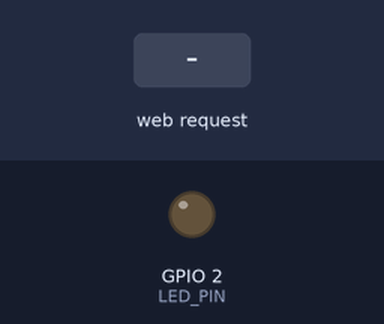
Simulated run of this sketch. Board: ESP32. Parts: output pins drawn as LEDs (lit = HIGH). The inputs (shaded band) are chosen by the test bench. WiFi joins after 1.5 s; servers stay silent unless stated; what the sketch prints to the serial monitor is not drawn.

Above: at 2.7 s.
2.8 s: HTTP request GET /on received
At 3.7 s:
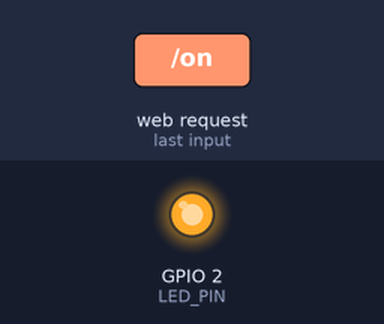
4.3 s: HTTP request GET /set?value=120 received
At 4.8 s:
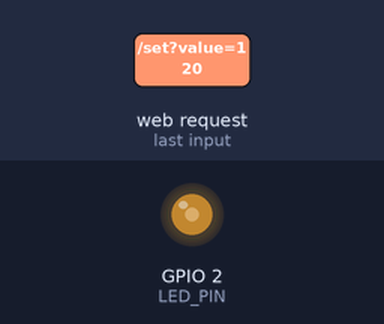
5.8 s: HTTP request GET /on?value=1 received
At 7.1 s:
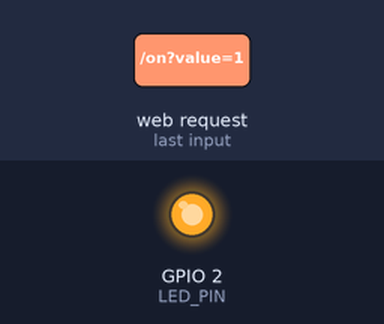
Timing chart, 0 to 8.8 s (numbered marks = the images above; inputs shaded):
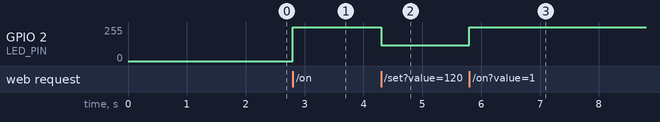

The sketch:

sketch_jul1d.ino
```cpp
#include <WiFi.h>
#include <WebServer.h>

// ======== WiFi 配置 ========
const char* ssid = "iqoo";
const char* password = "wangziyin";

// ======== LED 引脚 ========
const int LED_PIN = 2;   // GPIO2（板载 LED）

// ======== PWM 参数（ESP32 3.x） ========
#define PWM_FREQ  5000
#define PWM_RES   8

// ======== Web 服务器 ========
WebServer server(80);

// ======== 生成 HTML 页面 ========
String makePage() {
  int currentDuty = ledcRead(LED_PIN);   // 读取当前占空比

  String html = R"rawliteral(
<!DOCTYPE html>
<html lang="zh-CN">
<head>
  <meta charset="UTF-8">
  <meta name="viewport" content="width=device-width, initial-scale=1.0">
  <title>无极调光器 + 开关</title>
  <style>
    body { font-family: Arial, sans-serif; text-align: center; margin-top: 50px; }
    .container { max-width: 400px; margin: 0 auto; }
    .slider { width: 100%; height: 20px; }
    .brightness-value { font-size: 2em; font-weight: bold; color: #2196F3; }
    .btn-group { margin-top: 20px; }
    .btn { padding: 10px 30px; margin: 0 10px; font-size: 1em; border: none; border-radius: 5px; cursor: pointer; }
    .btn-on { background-color: #4CAF50; color: white; }
    .btn-off { background-color: #f44336; color: white; }
    .btn-on:hover { background-color: #45a049; }
    .btn-off:hover { background-color: #d32f2f; }
  </style>
</head>
<body>
  <div class="container">
    <h1>🎛️ 无极调光器</h1>
    <p>拖动滑块调节 LED 亮度</p>
    <input type="range" min="0" max="255" value=")rawliteral" + String(currentDuty) + R"rawliteral("
           class="slider" id="brightnessSlider" oninput="updateBrightness(this.value)">
    <p>当前亮度：<span class="brightness-value" id="brightnessDisplay">)rawliteral" + String(currentDuty) + R"rawliteral(</span></p>

    <div class="btn-group">
      <button class="btn btn-on" onclick="setOn()">💡 点亮</button>
      <button class="btn btn-off" onclick="setOff()">⏻ 熄灭</button>
    </div>
  </div>

  <script>
    // 滑块滑动时调用
    function updateBrightness(val) {
      document.getElementById('brightnessDisplay').textContent = val;
      fetch('/set?value=' + val)
        .catch(err => console.error('网络错误:', err));
    }

    // 点亮：设置为255
    function setOn() {
      fetch('/on')
        .then(() => {
          document.getElementById('brightnessSlider').value = 255;
          document.getElementById('brightnessDisplay').textContent = '255';
        })
        .catch(err => console.error('网络错误:', err));
    }

    // 熄灭：设置为0
    function setOff() {
      fetch('/off')
        .then(() => {
          document.getElementById('brightnessSlider').value = 0;
          document.getElementById('brightnessDisplay').textContent = '0';
        })
        .catch(err => console.error('网络错误:', err));
    }
  </script>
</body>
</html>
)rawliteral";
  return html;
}

// ======== 根路径 ========
void handleRoot() {
  server.send(200, "text/html; charset=UTF-8", makePage());
}

// ======== 设置任意亮度 ========
void handleSet() {
  if (server.hasArg("value")) {
    int duty = server.arg("value").toInt();
    if (duty < 0) duty = 0;
    if (duty > 255) duty = 255;
    ledcWrite(LED_PIN, duty);
    server.send(200, "text/plain", "OK");
  } else {
    server.send(400, "text/plain", "Missing 'value'");
  }
}

// ======== 点亮（固定255） ========
void handleOn() {
  ledcWrite(LED_PIN, 255);
  server.send(200, "text/plain", "OK");   // 返回成功，不重定向
}

// ======== 熄灭（固定0） ========
void handleOff() {
  ledcWrite(LED_PIN, 0);
  server.send(200, "text/plain", "OK");
}

void setup() {
  Serial.begin(115200);

  // 初始化 PWM（ESP32 3.x）
  ledcAttach(LED_PIN, PWM_FREQ, PWM_RES);
  ledcWrite(LED_PIN, 0);

  // 连接 WiFi
  WiFi.begin(ssid, password);
  Serial.print("连接 WiFi");
  while (WiFi.status() != WL_CONNECTED) {
    delay(500);
    Serial.print(".");
  }
  Serial.println("\n连接成功！");
  Serial.print("访问地址: http://");
  Serial.println(WiFi.localIP());

  // 注册路由
  server.on("/", handleRoot);
  server.on("/set", handleSet);
  server.on("/on", handleOn);
  server.on("/off", handleOff);

  server.begin();
  Serial.println("Web 服务器已启动");
}

void loop() {
  server.handleClient();
}
```

Measured:
- after the input at 2.8 s, GPIO 2 (LED_PIN): 0/255 → 255/255 at once
- after the input at 4.3 s, GPIO 2 (LED_PIN): 255/255 → 120/255 at once
- after the input at 5.8 s, GPIO 2 (LED_PIN): 120/255 → 255/255 at once
